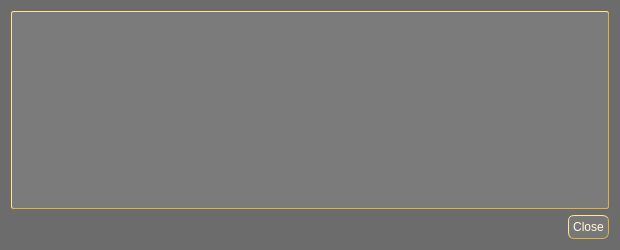
<?xml version="1.0" encoding="UTF-8"?>
<ui version="4.0">
 <class>TransactionDescDialog</class>
 <widget class="QDialog" name="TransactionDescDialog">
  <property name="geometry">
   <rect>
    <x>0</x>
    <y>0</y>
    <width>620</width>
    <height>250</height>
   </rect>
  </property>
  <property name="palette">
   <palette>
    <active>
     <colorrole role="WindowText">
      <brush brushstyle="SolidPattern">
       <color alpha="255">
        <red>255</red>
        <green>255</green>
        <blue>211</blue>
       </color>
      </brush>
     </colorrole>
     <colorrole role="Button">
      <brush brushstyle="SolidPattern">
       <color alpha="255">
        <red>108</red>
        <green>108</green>
        <blue>108</blue>
       </color>
      </brush>
     </colorrole>
     <colorrole role="Midlight">
      <brush brushstyle="SolidPattern">
       <color alpha="255">
        <red>158</red>
        <green>158</green>
        <blue>158</blue>
       </color>
      </brush>
     </colorrole>
     <colorrole role="Text">
      <brush brushstyle="SolidPattern">
       <color alpha="255">
        <red>255</red>
        <green>255</green>
        <blue>211</blue>
       </color>
      </brush>
     </colorrole>
     <colorrole role="ButtonText">
      <brush brushstyle="SolidPattern">
       <color alpha="255">
        <red>255</red>
        <green>255</green>
        <blue>211</blue>
       </color>
      </brush>
     </colorrole>
     <colorrole role="Base">
      <brush brushstyle="SolidPattern">
       <color alpha="255">
        <red>108</red>
        <green>108</green>
        <blue>108</blue>
       </color>
      </brush>
     </colorrole>
     <colorrole role="Window">
      <brush brushstyle="SolidPattern">
       <color alpha="255">
        <red>108</red>
        <green>108</green>
        <blue>108</blue>
       </color>
      </brush>
     </colorrole>
     <colorrole role="AlternateBase">
      <brush brushstyle="SolidPattern">
       <color alpha="255">
        <red>124</red>
        <green>124</green>
        <blue>124</blue>
       </color>
      </brush>
     </colorrole>
    </active>
    <inactive>
     <colorrole role="WindowText">
      <brush brushstyle="SolidPattern">
       <color alpha="255">
        <red>255</red>
        <green>255</green>
        <blue>211</blue>
       </color>
      </brush>
     </colorrole>
     <colorrole role="Button">
      <brush brushstyle="SolidPattern">
       <color alpha="255">
        <red>108</red>
        <green>108</green>
        <blue>108</blue>
       </color>
      </brush>
     </colorrole>
     <colorrole role="Midlight">
      <brush brushstyle="SolidPattern">
       <color alpha="255">
        <red>158</red>
        <green>158</green>
        <blue>158</blue>
       </color>
      </brush>
     </colorrole>
     <colorrole role="Text">
      <brush brushstyle="SolidPattern">
       <color alpha="255">
        <red>255</red>
        <green>255</green>
        <blue>211</blue>
       </color>
      </brush>
     </colorrole>
     <colorrole role="ButtonText">
      <brush brushstyle="SolidPattern">
       <color alpha="255">
        <red>255</red>
        <green>255</green>
        <blue>211</blue>
       </color>
      </brush>
     </colorrole>
     <colorrole role="Base">
      <brush brushstyle="SolidPattern">
       <color alpha="255">
        <red>108</red>
        <green>108</green>
        <blue>108</blue>
       </color>
      </brush>
     </colorrole>
     <colorrole role="Window">
      <brush brushstyle="SolidPattern">
       <color alpha="255">
        <red>108</red>
        <green>108</green>
        <blue>108</blue>
       </color>
      </brush>
     </colorrole>
     <colorrole role="AlternateBase">
      <brush brushstyle="SolidPattern">
       <color alpha="255">
        <red>124</red>
        <green>124</green>
        <blue>124</blue>
       </color>
      </brush>
     </colorrole>
    </inactive>
    <disabled>
     <colorrole role="WindowText">
      <brush brushstyle="SolidPattern">
       <color alpha="255">
        <red>255</red>
        <green>255</green>
        <blue>211</blue>
       </color>
      </brush>
     </colorrole>
     <colorrole role="Button">
      <brush brushstyle="SolidPattern">
       <color alpha="255">
        <red>108</red>
        <green>108</green>
        <blue>108</blue>
       </color>
      </brush>
     </colorrole>
     <colorrole role="Midlight">
      <brush brushstyle="SolidPattern">
       <color alpha="255">
        <red>158</red>
        <green>158</green>
        <blue>158</blue>
       </color>
      </brush>
     </colorrole>
     <colorrole role="Text">
      <brush brushstyle="SolidPattern">
       <color alpha="255">
        <red>255</red>
        <green>255</green>
        <blue>211</blue>
       </color>
      </brush>
     </colorrole>
     <colorrole role="ButtonText">
      <brush brushstyle="SolidPattern">
       <color alpha="255">
        <red>255</red>
        <green>255</green>
        <blue>211</blue>
       </color>
      </brush>
     </colorrole>
     <colorrole role="Base">
      <brush brushstyle="SolidPattern">
       <color alpha="255">
        <red>108</red>
        <green>108</green>
        <blue>108</blue>
       </color>
      </brush>
     </colorrole>
     <colorrole role="Window">
      <brush brushstyle="SolidPattern">
       <color alpha="255">
        <red>108</red>
        <green>108</green>
        <blue>108</blue>
       </color>
      </brush>
     </colorrole>
     <colorrole role="AlternateBase">
      <brush brushstyle="SolidPattern">
       <color alpha="255">
        <red>124</red>
        <green>124</green>
        <blue>124</blue>
       </color>
      </brush>
     </colorrole>
    </disabled>
   </palette>
  </property>
  <property name="windowTitle">
   <string>Transaction details</string>
  </property>
  <property name="styleSheet">
   <string notr="true">QDialog {background-color: #6C6C6C; color: #FFFFD3 } QPushButton { background-color: #787878; color: #FFFFD3; border-style:outset; border-color: #dcb540; border-width: 1px; border-radius: 6px; padding: 4px} QPushButton::hover { background-color: #6C6C6C; color: #FFFFD3; border-style:outset; border-color: #dcb540; border-width: 1px; border-radius: 6px; padding: 4px}  QPushButton::pressed {background-color: #FBFBFB; color: #E5990C; border-style:outset; border-color: #DCB540; border-radius: 6px; padding: 4px} QLabel {color: #FFFFD3} QLineEdit {background-color: #FBFBFB; color: #E5990C; border-style:outset; border-color: #dcb540; border-width: 1px; border-radius: 2px; padding: 0px }</string>
  </property>
  <layout class="QGridLayout" name="gridLayout">
   <item row="0" column="0">
    <widget class="QTextEdit" name="detailText">
     <property name="palette">
      <palette>
       <active>
        <colorrole role="WindowText">
         <brush brushstyle="SolidPattern">
          <color alpha="255">
           <red>255</red>
           <green>255</green>
           <blue>211</blue>
          </color>
         </brush>
        </colorrole>
        <colorrole role="Button">
         <brush brushstyle="SolidPattern">
          <color alpha="255">
           <red>123</red>
           <green>123</green>
           <blue>123</blue>
          </color>
         </brush>
        </colorrole>
        <colorrole role="Text">
         <brush brushstyle="SolidPattern">
          <color alpha="255">
           <red>255</red>
           <green>255</green>
           <blue>211</blue>
          </color>
         </brush>
        </colorrole>
        <colorrole role="ButtonText">
         <brush brushstyle="SolidPattern">
          <color alpha="255">
           <red>255</red>
           <green>255</green>
           <blue>211</blue>
          </color>
         </brush>
        </colorrole>
        <colorrole role="Base">
         <brush brushstyle="SolidPattern">
          <color alpha="255">
           <red>123</red>
           <green>123</green>
           <blue>123</blue>
          </color>
         </brush>
        </colorrole>
        <colorrole role="Window">
         <brush brushstyle="SolidPattern">
          <color alpha="255">
           <red>123</red>
           <green>123</green>
           <blue>123</blue>
          </color>
         </brush>
        </colorrole>
        <colorrole role="AlternateBase">
         <brush brushstyle="SolidPattern">
          <color alpha="255">
           <red>188</red>
           <green>188</green>
           <blue>188</blue>
          </color>
         </brush>
        </colorrole>
       </active>
       <inactive>
        <colorrole role="WindowText">
         <brush brushstyle="SolidPattern">
          <color alpha="255">
           <red>255</red>
           <green>255</green>
           <blue>211</blue>
          </color>
         </brush>
        </colorrole>
        <colorrole role="Button">
         <brush brushstyle="SolidPattern">
          <color alpha="255">
           <red>123</red>
           <green>123</green>
           <blue>123</blue>
          </color>
         </brush>
        </colorrole>
        <colorrole role="Text">
         <brush brushstyle="SolidPattern">
          <color alpha="255">
           <red>255</red>
           <green>255</green>
           <blue>211</blue>
          </color>
         </brush>
        </colorrole>
        <colorrole role="ButtonText">
         <brush brushstyle="SolidPattern">
          <color alpha="255">
           <red>255</red>
           <green>255</green>
           <blue>211</blue>
          </color>
         </brush>
        </colorrole>
        <colorrole role="Base">
         <brush brushstyle="SolidPattern">
          <color alpha="255">
           <red>123</red>
           <green>123</green>
           <blue>123</blue>
          </color>
         </brush>
        </colorrole>
        <colorrole role="Window">
         <brush brushstyle="SolidPattern">
          <color alpha="255">
           <red>123</red>
           <green>123</green>
           <blue>123</blue>
          </color>
         </brush>
        </colorrole>
        <colorrole role="AlternateBase">
         <brush brushstyle="SolidPattern">
          <color alpha="255">
           <red>188</red>
           <green>188</green>
           <blue>188</blue>
          </color>
         </brush>
        </colorrole>
       </inactive>
       <disabled>
        <colorrole role="WindowText">
         <brush brushstyle="SolidPattern">
          <color alpha="255">
           <red>255</red>
           <green>255</green>
           <blue>211</blue>
          </color>
         </brush>
        </colorrole>
        <colorrole role="Button">
         <brush brushstyle="SolidPattern">
          <color alpha="255">
           <red>123</red>
           <green>123</green>
           <blue>123</blue>
          </color>
         </brush>
        </colorrole>
        <colorrole role="Text">
         <brush brushstyle="SolidPattern">
          <color alpha="255">
           <red>255</red>
           <green>255</green>
           <blue>211</blue>
          </color>
         </brush>
        </colorrole>
        <colorrole role="ButtonText">
         <brush brushstyle="SolidPattern">
          <color alpha="255">
           <red>255</red>
           <green>255</green>
           <blue>211</blue>
          </color>
         </brush>
        </colorrole>
        <colorrole role="Base">
         <brush brushstyle="SolidPattern">
          <color alpha="255">
           <red>123</red>
           <green>123</green>
           <blue>123</blue>
          </color>
         </brush>
        </colorrole>
        <colorrole role="Window">
         <brush brushstyle="SolidPattern">
          <color alpha="255">
           <red>123</red>
           <green>123</green>
           <blue>123</blue>
          </color>
         </brush>
        </colorrole>
        <colorrole role="AlternateBase">
         <brush brushstyle="SolidPattern">
          <color alpha="255">
           <red>188</red>
           <green>188</green>
           <blue>188</blue>
          </color>
         </brush>
        </colorrole>
       </disabled>
      </palette>
     </property>
     <property name="toolTip">
      <string>This pane shows a detailed description of the transaction</string>
     </property>
     <property name="styleSheet">
      <string notr="true">background-color: #7B7B7B; color: #FFFFD3;; border-style:outset; border-color: #dcb540; border-width: 1px; border-radius: 2px; padding: 0px</string>
     </property>
     <property name="readOnly">
      <bool>true</bool>
     </property>
    </widget>
   </item>
   <item row="1" column="0">
    <widget class="QDialogButtonBox" name="buttonBox">
     <property name="styleSheet">
      <string notr="true"/>
     </property>
     <property name="orientation">
      <enum>Qt::Horizontal</enum>
     </property>
     <property name="standardButtons">
      <set>QDialogButtonBox::Close</set>
     </property>
    </widget>
   </item>
  </layout>
 </widget>
 <resources/>
 <connections>
  <connection>
   <sender>buttonBox</sender>
   <signal>accepted()</signal>
   <receiver>TransactionDescDialog</receiver>
   <slot>accept()</slot>
   <hints>
    <hint type="sourcelabel">
     <x>248</x>
     <y>254</y>
    </hint>
    <hint type="destinationlabel">
     <x>157</x>
     <y>274</y>
    </hint>
   </hints>
  </connection>
  <connection>
   <sender>buttonBox</sender>
   <signal>rejected()</signal>
   <receiver>TransactionDescDialog</receiver>
   <slot>reject()</slot>
   <hints>
    <hint type="sourcelabel">
     <x>316</x>
     <y>260</y>
    </hint>
    <hint type="destinationlabel">
     <x>286</x>
     <y>274</y>
    </hint>
   </hints>
  </connection>
 </connections>
</ui>
